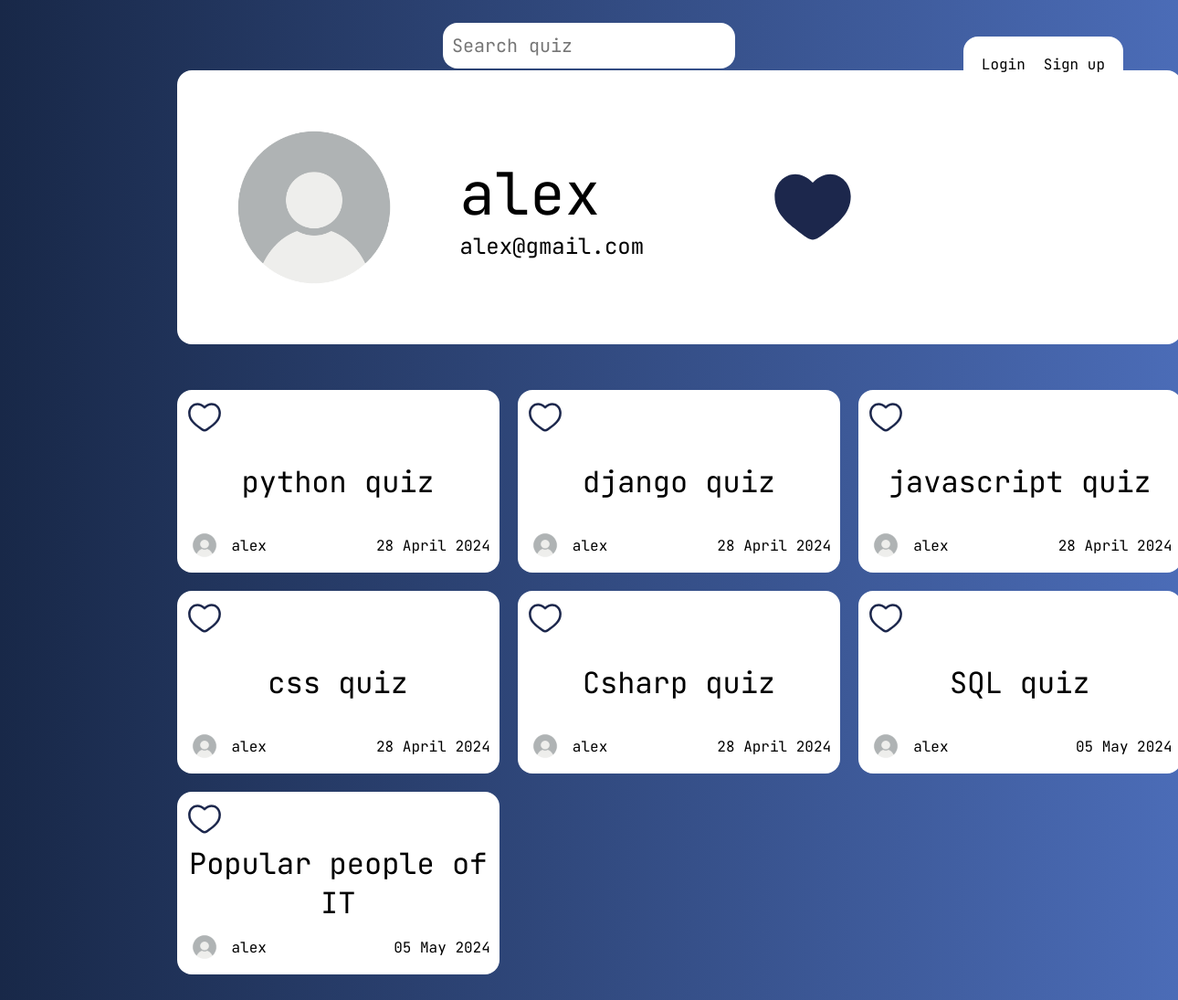
The page /user/1/ on the database as committed earlier.
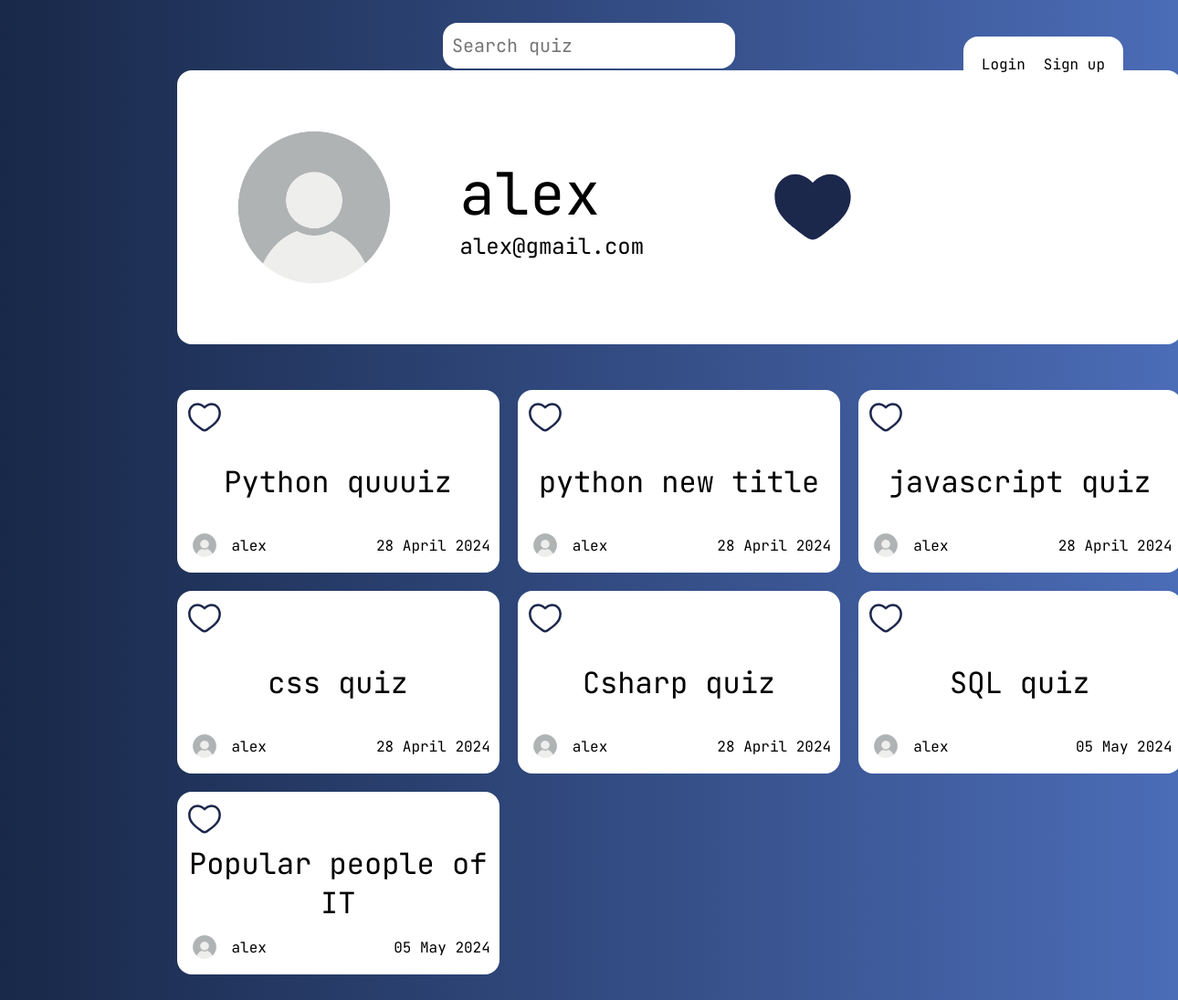
The same page on the database as committed later.
### quiz_app/models.py (models this page shows, shortened)
class Quiz(models.Model):
    DIFFICULTY_CHOICES = (
        ('Easy', 'Easy'),
        ('Moderately Easy', 'Moderately Easy'),
        ('Intermediate', 'Intermediate'),
        ('Moderately Hard', 'Moderately Hard'),
        ('Hard', 'Hard'),
    )
    id = models.AutoField(primary_key=True)
    title = models.CharField(max_length=100)
    description = models.TextField(default='description')
    author = models.ForeignKey(User, on_delete=models.CASCADE, default=1)
    difficulty = models.CharField(max_length=20, choices=DIFFICULTY_CHOICES, default='Easy')
    created_at = models.DateTimeField(default=date.today, editable=False)
    tags = models.ManyToManyField(Tag)
    is_public = models.BooleanField(default=True)
    class Meta:
        verbose_name_plural = "Quizzes"

### quiz_app/views.py (the view)
# urls.py: path('user/<int:pk>/', user_page, name='user'),
def user_page(request, pk):
    user = User.objects.get(pk=pk)
    user_avatar = "a"
    users_quizzes = Quiz.objects.filter(author=user)
    liked_quizzes = set(LikeQuiz.objects.filter(user__id=request.user.pk).values_list('quiz_id', flat=True))
    context = {'user': user, 'user_avatar': user_avatar, 'users_quizzes': users_quizzes, 'liked_quizzes': liked_quizzes}
    return render(request, 'quiz_app/user/user.html', context)

### quiz_app/templates/quiz_app/user/user.html (shortened to what this page needs)
{% extends 'quiz_app/base.html' %}
{% load static %}
{% block styles %}
<link rel="stylesheet" href="{% static 'quiz_app/css/user.css' %}">
{% endblock %}
{% block content %}
<div class="userblock">
    <div class="userblock-info">
        <div class="userblock-left">
            {% if user_avatar.avatar %}
                <img class="user-avatar" src="{{ user_avatar.avatar.url }}" alt="">
            {% else %}
                <img class="user-avatar" src="/media/site/user_avatar.jpg" alt="">
            {% endif %}
        </div>
        <div class="userblock-right">
            <a href="{% url 'user' pk=user.pk %}"><h2 class="username">{{user.username}}</h2></a>
            <h4 class="useremail">{{user.email}}</h4>
        </div>
        <div class="userblock-buttons">
            <a class="userblock-liked button" href="{% url 'user_liked' pk=user.pk %}">
                <img class="userblock-img" src="/media/site/heart_full.svg" alt="">
            </a>
        </div>
    </div>
</div>
<div class="user-quizzes">
    {% for quiz in users_quizzes %}
        <div>
            <div class="quiz">
                <div class="quiz-rating">
                    {% if quiz.id in liked_quizzes %}
                        <a onclick="dislikeQuiz({{ quiz.id }}, '{{ quiz.title }}')"><img src="/media/site/heart_full.svg" alt="heart"></a>
                    {% else %}
                        <a onclick="likeQuiz({{ quiz.id }}, )"><img src="/media/site/heart_empty.svg" alt="heart"></a>
                    {% endif %}
                </div>
                    <a class="my-quiz quiz-title" href="{% url 'quiz_change' quiz_id=quiz.id %}">{{quiz.title}}</a>
                <div class="quiz-info">
                    <div class="info-user">
                        {% if quiz.author.user_avatar.avatar %}
                            <img class="user-avatar" src="{{ user_avatar.avatar.url }}" alt="">
                        {% else %}
                            <img class="user-avatar" src="/media/site/user_avatar.jpg" alt="">
                        {% endif %}
                        <p>{{quiz.author}}</p>
                    </div>
                    <div class="date">{{quiz.created_at|date:"d F Y"}}</div>
                </div>
            </div>
        </div>
    {% endfor %}
</div>
{% endblock %}

Rows that differ between the two databases and show on the page:
changed Quiz: title "python quiz" → "Python quuuiz"
changed Quiz: title "django quiz" → "python new title"
